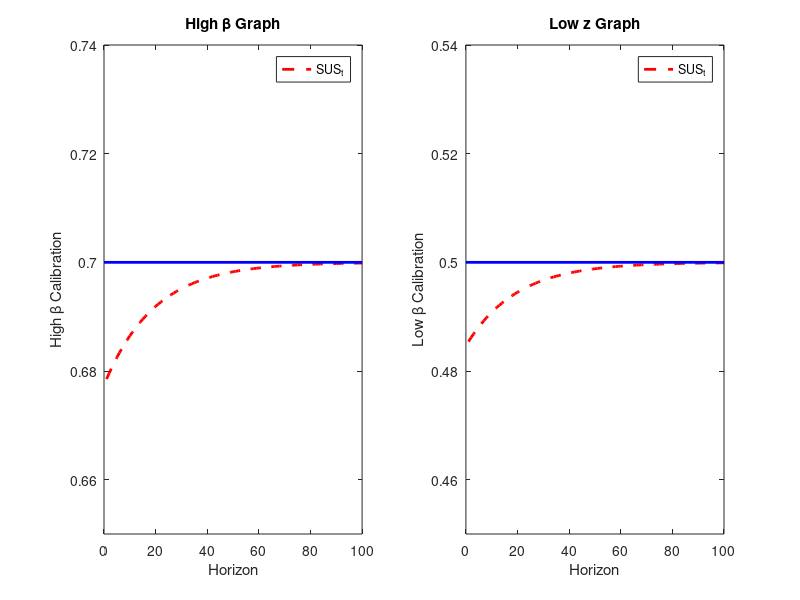
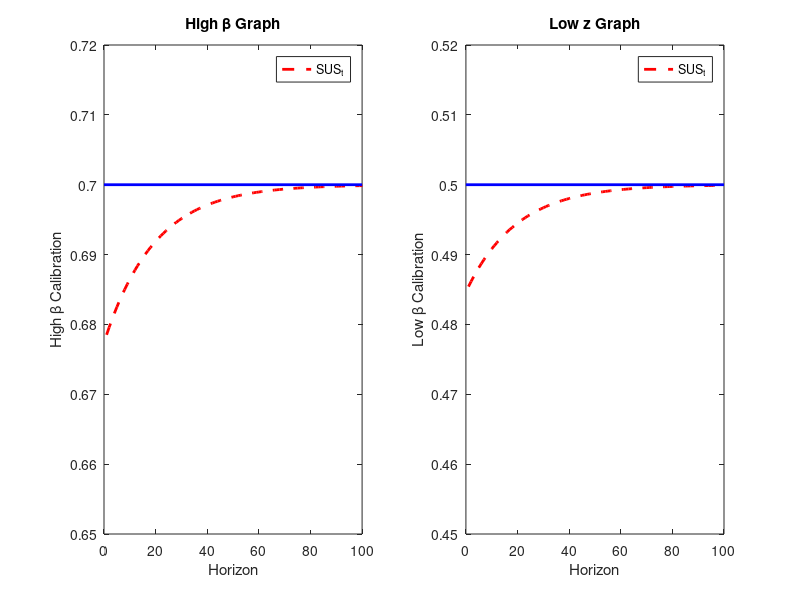

These figures' MATLAB source, in order:
clc;
clear
cd /Users/matt/Desktop/Advanced_Macro/HW/HW5
%set parameters (pre change)
Beta=.99;
z=.005;
SUSbar=.5;
kt=@(k) .95*k;
kBarOld = exp(1.66);

%initalize High Beta
SUSt_problem_1= zeros(101,1);
ktm1vals_problem_1=zeros(101,1);
kbarNew=exp(1.78);
SUSt=@(k) .7+(.19*k);
SUSbar=.7;
ktm1vals_problem_1(1) = (kBarOld/kbarNew)-1;
%insert simulation below
SUSt_problem_1(1)=SUSt(ktm1vals_problem_1(1));
for i=2:101
    ktm1vals_problem_1(i) = kt(ktm1vals_problem_1(i-1));
    SUSt_problem_1(i)=SUSt(ktm1vals_problem_1(i));
end

%% time for low z
clf; clc;
ktm1vals_problem_2=zeros(101,1);
SUSt_problem_2= zeros(101,1);
kbarNew=exp(1.77);
SUSt=@(k) .5+(.14*k);
SUSbar=.5;
ktm1vals_problem_2(1) = (kBarOld/kbarNew)-1;
%insert simulation below
SUSt_problem_2(1)=SUSt(ktm1vals_problem_2(1));
for i=2:101
    ktm1vals_problem_2(i) = kt(ktm1vals_problem_2(i-1));
    SUSt_problem_2(i)=SUSt(ktm1vals_problem_2(i));
end
subplot(1,2,1)
plot(SUSt_problem_1,'--r','linewidth',2)
hold on 
x = [0,100];
y = [0.7, 0.7];
plot(x,y,'b','lineWidth',2);
title('High \beta Graph')
ylabel('High \beta Calibration')
xlabel('Horizon')
legend('SUS_t')
axis([0 100 0.65 0.74])

subplot(1,2,2)
plot(SUSt_problem_2,'--r','linewidth',2)
hold on 
x = [0,100];
y = [0.5, 0.5];
plot(x,y,'b','lineWidth',2);
title('Low z Graph')
ylabel('Low \beta Calibration')
xlabel('Horizon')
legend('SUS_t')
axis([0 100 0.45 0.54])
saveas(gcf,'Q1_figure.png');

clc;
clear
cd /Users/matt/Desktop/Advanced_Macro/HW/HW5
%set parameters (pre change)
Beta=.99;
z=.005;
SUSbar=.5;
kt=@(k) .95*k;
kBarOld = exp(1.66);

%initalize High Beta
ktm1valsC1=zeros(101,1);
SUStm1C1= zeros(101,1);
kbarNew=exp(1.78);
SUSt=@(k) .7+(.19*k);
SUSbar=.7;
ktm1valsC1(1) = (kBarOld/kbarNew)-1;
%insert simulation below
SUStm1C1(1)=SUSt(ktm1valsC1(1));
for i=2:101
    ktm1valsC1(i) = kt(ktm1valsC1(i-1));
    SUStm1C1(i)=SUSt(ktm1valsC1(i));
end

%% time for low z
clf; clc;
ktm1valsC2=zeros(101,1);
SUStm1C2= zeros(101,1);
kbarNew=exp(1.77);
SUSt=@(k) .5+(.14*k);
SUSbar=.5;
ktm1valsC2(1) = (kBarOld/kbarNew)-1;
%insert simulation below
SUStm1C2(1)=SUSt(ktm1valsC2(1));
for i=2:101
    ktm1valsC2(i) = kt(ktm1valsC2(i-1));
    SUStm1C2(i)=SUSt(ktm1valsC2(i));
end
subplot(1,2,1)
plot(SUStm1C1,'--r','linewidth',2)
hold on 
x = [0,100];
y = [0.7, 0.7];
plot(x,y,'b','lineWidth',2);
title('High \beta Graph')
ylabel('High \beta Calibration')
xlabel('Horizon')
legend('SUS_t')
axis([0 100 0.65 0.72])

subplot(1,2,2)
plot(SUStm1C2,'--r','linewidth',2)
hold on 
x = [0,100];
y = [0.5, 0.5];
plot(x,y,'b','lineWidth',2);
title('Low z Graph')
ylabel('Low \beta Calibration')
xlabel('Horizon')
legend('SUS_t')
axis([0 100 0.45 0.52])
saveas(gcf,'Q1_figure.png');
